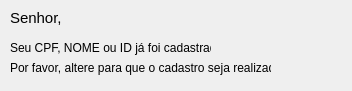
<?xml version="1.0" encoding="UTF-8"?>
<ui version="4.0">
 <class>popup</class>
 <widget class="QDialog" name="popup">
  <property name="geometry">
   <rect>
    <x>0</x>
    <y>0</y>
    <width>352</width>
    <height>91</height>
   </rect>
  </property>
  <property name="windowTitle">
   <string>Dialog</string>
  </property>
  <widget class="QLabel" name="label">
   <property name="geometry">
    <rect>
     <x>10</x>
     <y>10</y>
     <width>51</width>
     <height>16</height>
    </rect>
   </property>
   <property name="font">
    <font>
     <pointsize>11</pointsize>
    </font>
   </property>
   <property name="text">
    <string>Senhor,</string>
   </property>
  </widget>
  <widget class="QLabel" name="label_2">
   <property name="geometry">
    <rect>
     <x>10</x>
     <y>40</y>
     <width>201</width>
     <height>16</height>
    </rect>
   </property>
   <property name="text">
    <string>Seu CPF, NOME ou ID já foi cadastrado.</string>
   </property>
  </widget>
  <widget class="QLabel" name="label_3">
   <property name="geometry">
    <rect>
     <x>10</x>
     <y>60</y>
     <width>261</width>
     <height>16</height>
    </rect>
   </property>
   <property name="text">
    <string>Por favor, altere para que o cadastro seja realizado.</string>
   </property>
  </widget>
 </widget>
 <resources/>
 <connections/>
</ui>
